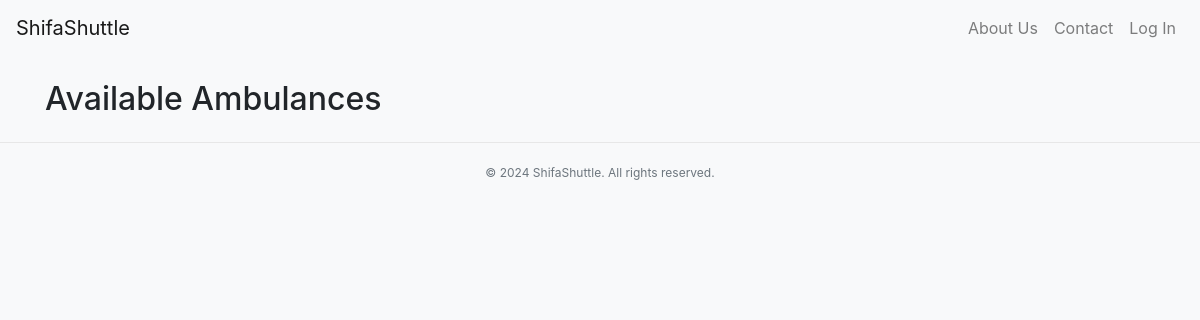
The page /driver/available_ambulances/ on the database as committed earlier.
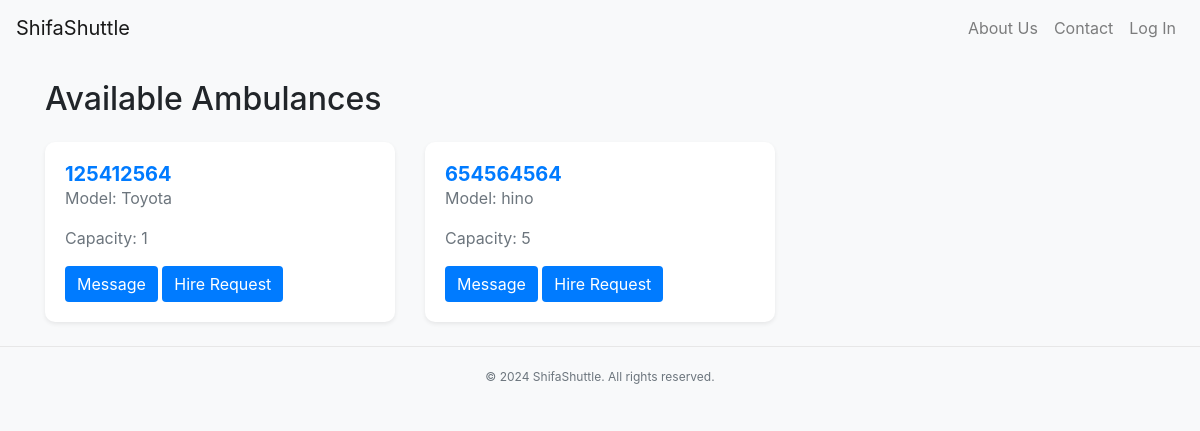
The same page on the database as committed later.
### driver/models.py (models this page shows, shortened)
class Ambulance(models.Model):
    registration_number = models.CharField(max_length=50, unique=True)
    model = models.CharField(max_length=100)
    capacity = models.IntegerField()
    status_choices = [
        ('available', 'Available'),
        ('on_call', 'On Call'),
        ('in_service', 'In Service'),
    ]
    status = models.CharField(max_length=20, choices=status_choices)
    location = models.CharField(max_length=255)  # Field for entering location by text
    driver = models.ForeignKey(Driver, on_delete=models.SET_NULL, null=True, blank=True, related_name='ambulances')

### driver/views.py (the view)
# urls.py: path('available_ambulances/', views.available_ambulances, name='available_ambulances'),
def available_ambulances(request):
    ambulances = Ambulance.objects.filter(status='available')
    return render(request, 'available_ambulances.html', {'ambulances': ambulances})

### templates/available_ambulances.html (shortened to what this page needs)
{% extends 'base.html' %}
{% block content %}
<h2 class="my-4">Available Ambulances</h2>
<div class="row">
    {% for ambulance in ambulances %}
    <div class="col-md-4">
        <div class="card mb-4 shadow-sm">
            <div class="card-body">
                <a href="{% url 'ambulance_detail' ambulance.id %}">
                    <h5 class="card-title">{{ ambulance.registration_number }}</h5>
                </a>
                <p class="card-text">Model: {{ ambulance.model }}</p>
                <p class="card-text">Capacity: {{ ambulance.capacity }}</p>
                <a href="{% url 'send_message' ambulance.id %}" class="btn btn-primary">Message</a>
                <a href="{% url 'hire_request' ambulance.id %}" class="btn btn-primary">Hire Request</a>
            </div>
        </div>
    </div>
    {% endfor %}
</div>
{% endblock %}

Rows that differ between the two databases and show on the page:
added Ambulance: registration_number "125412564", model "Toyota", capacity "1"
added Ambulance: registration_number "654564564", model "hino", capacity "5"
